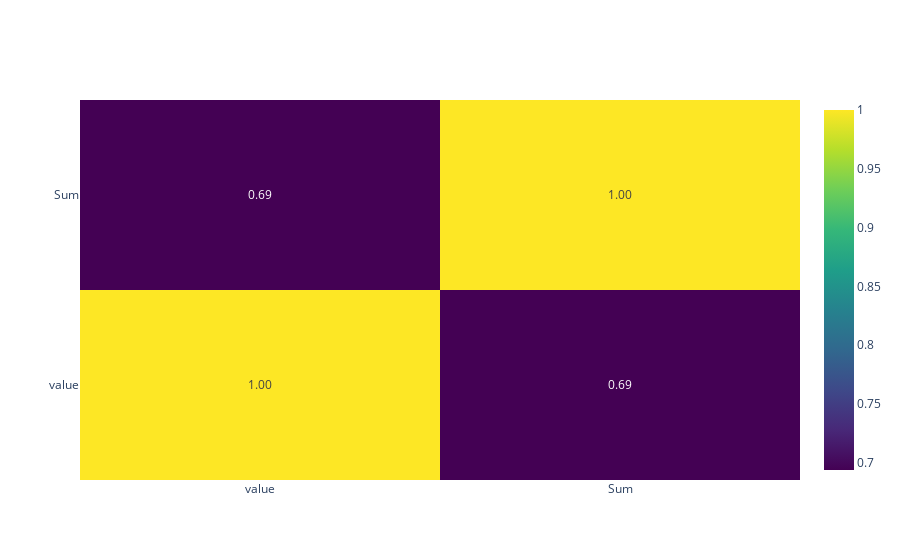

The notebook cell saved with this chart:
### Markdown cell above
# NOTE: USE PREPROCESSED DATA INSTEAD OF USING THE DATA DIRECTLY from the apis

### Code cell
dfcorrelation = pd.merge(meanprovince, dfprovince, on='RegioS')

correlation = dfcorrelation[['value', 'Sum']].corr()
corr_matrix = go.Figure(data=go.Heatmap(
        z=correlation.values,
        x=correlation.columns,
        y=correlation.index,
        text=correlation.values, #Show the values in the heatmap
        texttemplate="%{text:.2f}",
        colorscale='Viridis')) #Create the heatmap figure

corr_matrix.show()

### Figure 1 — Plotly figure (JSON) as saved in the notebook; plotly's stock layout.template omitted (floating-point values rounded to 4 significant figures)
{"data": [{"colorscale": [[0, "#440154"], [0.1111, "#482878"], [0.2222, "#3e4989"], [0.3333, "#31688e"], [0.4444, "#26828e"], [0.5556, "#1f9e89"], [0.6667, "#35b779"], [0.7778, "#6ece58"], [0.8889, "#b5de2b"], [1, "#fde725"]], "text": [[1.0, 0.6938], [0.6938, 1.0]], "texttemplate": "%{text:.2f}", "type": "heatmap", "x": ["value", "Sum"], "y": ["value", "Sum"], "z": [[1.0, 0.6938], [0.6938, 1.0]]}], "layout": {}}
